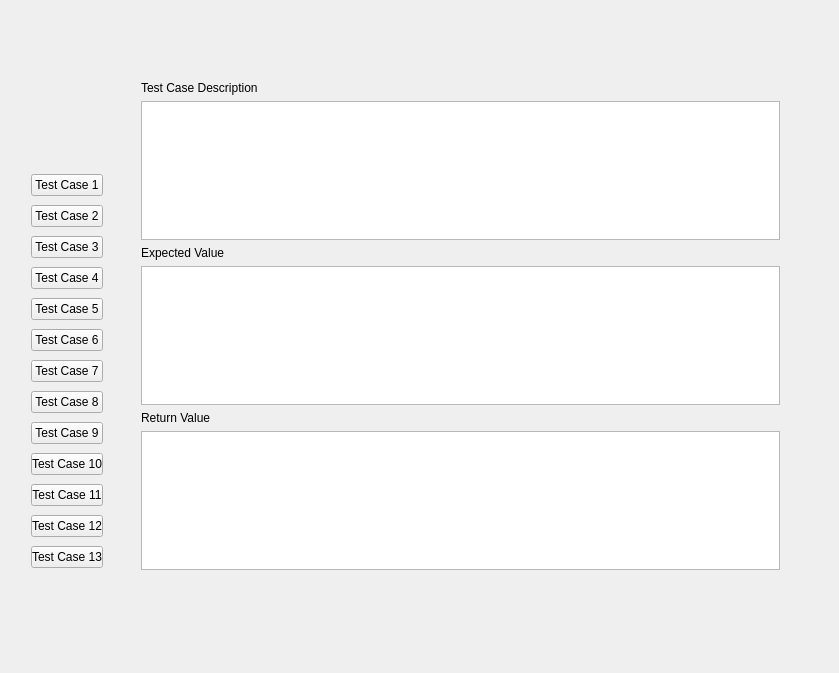
<?xml version="1.0" encoding="UTF-8"?>
<ui version="4.0">
 <class>MainWindow</class>
 <widget class="QMainWindow" name="MainWindow">
  <property name="geometry">
   <rect>
    <x>0</x>
    <y>0</y>
    <width>839</width>
    <height>673</height>
   </rect>
  </property>
  <property name="windowTitle">
   <string>MainWindow</string>
  </property>
  <widget class="QWidget" name="centralWidget">
   <widget class="QWidget" name="layoutWidget">
    <property name="geometry">
     <rect>
      <x>130</x>
      <y>70</y>
      <width>661</width>
      <height>511</height>
     </rect>
    </property>
    <layout class="QVBoxLayout" name="verticalLayout_4">
     <item>
      <layout class="QVBoxLayout" name="verticalLayout">
       <item>
        <widget class="QLabel" name="label">
         <property name="text">
          <string>Test Case Description</string>
         </property>
        </widget>
       </item>
       <item>
        <widget class="QPlainTextEdit" name="plainTextEdit"/>
       </item>
      </layout>
     </item>
     <item>
      <layout class="QVBoxLayout" name="verticalLayout_2">
       <item>
        <widget class="QLabel" name="label_2">
         <property name="text">
          <string>Expected Value</string>
         </property>
        </widget>
       </item>
       <item>
        <widget class="QPlainTextEdit" name="plainTextEdit_2"/>
       </item>
      </layout>
     </item>
     <item>
      <layout class="QVBoxLayout" name="verticalLayout_3">
       <item>
        <widget class="QLabel" name="label_3">
         <property name="text">
          <string>Return Value</string>
         </property>
        </widget>
       </item>
       <item>
        <widget class="QPlainTextEdit" name="plainTextEdit_3"/>
       </item>
      </layout>
     </item>
    </layout>
   </widget>
   <widget class="QWidget" name="layoutWidget">
    <property name="geometry">
     <rect>
      <x>20</x>
      <y>160</y>
      <width>94</width>
      <height>425</height>
     </rect>
    </property>
    <layout class="QVBoxLayout" name="verticalLayout_5">
     <item>
      <widget class="QPushButton" name="pushButton">
       <property name="text">
        <string>Test Case 1</string>
       </property>
      </widget>
     </item>
     <item>
      <widget class="QPushButton" name="pushButton_2">
       <property name="text">
        <string>Test Case 2</string>
       </property>
      </widget>
     </item>
     <item>
      <widget class="QPushButton" name="pushButton_3">
       <property name="text">
        <string>Test Case 3</string>
       </property>
      </widget>
     </item>
     <item>
      <widget class="QPushButton" name="pushButton_4">
       <property name="text">
        <string>Test Case 4</string>
       </property>
      </widget>
     </item>
     <item>
      <widget class="QPushButton" name="pushButton_5">
       <property name="text">
        <string>Test Case 5</string>
       </property>
      </widget>
     </item>
     <item>
      <widget class="QPushButton" name="pushButton_6">
       <property name="text">
        <string>Test Case 6</string>
       </property>
      </widget>
     </item>
     <item>
      <widget class="QPushButton" name="pushButton_7">
       <property name="text">
        <string>Test Case 7</string>
       </property>
      </widget>
     </item>
     <item>
      <widget class="QPushButton" name="pushButton_8">
       <property name="text">
        <string>Test Case 8</string>
       </property>
      </widget>
     </item>
     <item>
      <widget class="QPushButton" name="pushButton_9">
       <property name="text">
        <string>Test Case 9</string>
       </property>
      </widget>
     </item>
     <item>
      <widget class="QPushButton" name="pushButton_10">
       <property name="text">
        <string>Test Case 10</string>
       </property>
      </widget>
     </item>
     <item>
      <widget class="QPushButton" name="pushButton_11">
       <property name="text">
        <string>Test Case 11</string>
       </property>
      </widget>
     </item>
     <item>
      <widget class="QPushButton" name="pushButton_12">
       <property name="text">
        <string>Test Case 12</string>
       </property>
      </widget>
     </item>
     <item>
      <widget class="QPushButton" name="pushButton_13">
       <property name="text">
        <string>Test Case 13</string>
       </property>
      </widget>
     </item>
    </layout>
   </widget>
  </widget>
 </widget>
 <layoutdefault spacing="6" margin="11"/>
 <resources/>
 <connections/>
</ui>
